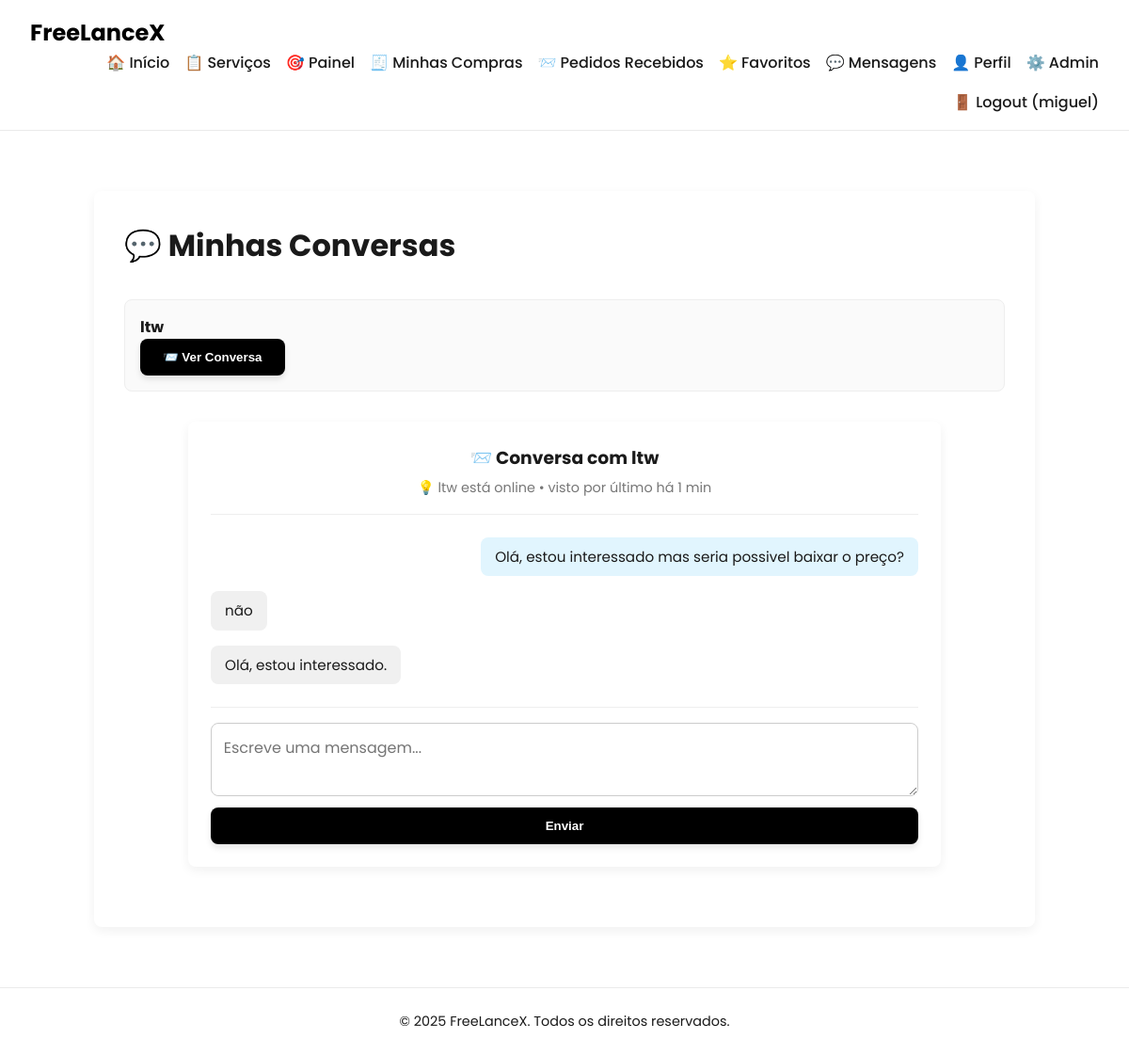
The app's page /pages/messages.php?user=9 (signed in) with its own data.
### tables this page shows
CREATE TABLE users (
    id INTEGER PRIMARY KEY AUTOINCREMENT,
    username TEXT NOT NULL UNIQUE,
    email TEXT NOT NULL UNIQUE,
    password_hash TEXT NOT NULL,
    is_admin INTEGER DEFAULT 0
);

CREATE TABLE messages (
    id INTEGER PRIMARY KEY AUTOINCREMENT,
    sender_id INTEGER NOT NULL,
    receiver_id INTEGER NOT NULL,
    content TEXT,
    timestamp TEXT DEFAULT CURRENT_TIMESTAMP,
    FOREIGN KEY(sender_id) REFERENCES users(id),
    FOREIGN KEY(receiver_id) REFERENCES users(id)
);

### pages/messages.php (the view, shortened to what this page needs)
<?php
require_once '../includes/db.php';
$user_id = $_SESSION['user_id'];
?>
<!DOCTYPE html>
<html lang="pt">
<?php include '../includes/head.php'; ?>
<link rel="stylesheet" href="/css/chat.css">
<body>
<?php include '../includes/header.php'; ?>
<main class="dashboard-container">
  <h2>💬 Minhas Conversas</h2>
  <?php
  $stmt = $db->prepare("
      SELECT u.id, u.username
      FROM users u
      WHERE u.id != :me
      AND (
          u.id IN (SELECT sender_id FROM messages WHERE receiver_id = :me)
          OR
          u.id IN (SELECT receiver_id FROM messages WHERE sender_id = :me)
      )
      GROUP BY u.id
      ORDER BY u.username
  ");
  $stmt->execute([':me' => $user_id]);
  $contacts = $stmt->fetchAll(PDO::FETCH_ASSOC);
  ?>
  <?php if (count($contacts) === 0): ?>
    <p>Ainda não tens mensagens com outros utilizadores.</p>
  <?php else: ?>
    <ul class="contacts-list">
      <?php foreach ($contacts as $contact): ?>
        <li class="service-item">
          <strong><?= htmlspecialchars($contact['username']) ?></strong><br>
          <a href="messages.php?user=<?= $contact['id'] ?>">
            <button class="primary-btn">📨 Ver Conversa</button>
          </a>
        </li>
      <?php endforeach; ?>
    </ul>
  <?php endif; ?>
  <?php
  if (isset($_GET['user']) && is_numeric($_GET['user'])):
      $other_id = (int) $_GET['user'];
      $stmt = $db->prepare("SELECT username FROM users WHERE id = :id");
      $stmt->execute([':id' => $other_id]);
      $other = $stmt->fetch(PDO::FETCH_ASSOC);
      if ($other):
          $stmt = $db->prepare("
              SELECT * FROM messages
              WHERE (sender_id = :me AND receiver_id = :other)
                 OR (sender_id = :other AND receiver_id = :me)
              ORDER BY timestamp
          ");
          $stmt->execute([':me' => $user_id, ':other' => $other_id]);
          $messages = $stmt->fetchAll(PDO::FETCH_ASSOC);
          ?>
          <div class="chat-container">
            <div class="chat-header">
              <h3>📨 Conversa com <?= htmlspecialchars($other['username']) ?></h3>
              <p class="chat-status">💡 <?= htmlspecialchars($other['username']) ?> está online • visto por último há 1 min</p>
            </div>
            <div id="chat-messages">
              <?php foreach ($messages as $msg): ?>
                <div class="message-bubble <?= $msg['sender_id'] == $user_id ? 'message-right' : 'message-left' ?>">
                  <?= nl2br(htmlspecialchars($msg['content'])) ?>
                </div>
              <?php endforeach; ?>
            </div>
            <form method="post" class="chat-form">
              <textarea name="message" rows="2" maxlength="1000" required placeholder="Escreve uma mensagem..."></textarea>
              <button type="submit" class="primary-btn">Enviar</button>
            </form>
          </div>
      <?php else: ?>
        <p>Utilizador não encontrado.</p>
      <?php endif; ?>
  <?php endif; ?>
</main>
<?php include '../includes/footer.php'; ?>
</body>
</html>

### css/style.css (style rules this page uses)
:root { --primary: #000000; --bg-light: #ffffff; --text-color: #1a1a1a; --accent: #0070f3; --radius: 8px; --transition: all 0.3s ease-in-out; }
* { margin: 0; padding: 0; box-sizing: border-box; }
body { font-family: 'Poppins', sans-serif; background-color: var(--bg-light); color: var(--text-color); line-height: 1.6; }
main { max-width: 1000px; margin: 4rem auto 2rem auto; padding: 2rem; }
.primary-btn { background: var(--primary); color: #fff; padding: 12px 24px; border-radius: var(--radius); font-weight: bold; border: none; cursor: pointer; transition: var(--transition); box-shadow: 0 4px 6px rgba(0,0,0,0.1); }
.dashboard-container { max-width: 1000px; margin: 4rem auto; padding: 2rem; background: #fff; border-radius: var(--radius); box-shadow: 0 4px 12px rgba(0, 0, 0, 0.06); }
.dashboard-container h2 { font-size: 2rem; margin-bottom: 1rem; }
.service-item { padding: 1.5rem; border: 1px solid #eee; border-radius: var(--radius); margin-bottom: 1.5rem; background: #fafafa; }

### css/chat.css (style rules this page uses)
.chat-container { margin: 2rem auto; max-width: 800px; background: #fff; border-radius: var(--radius); box-shadow: 0 4px 12px rgba(0, 0, 0, 0.06); padding: 1.5rem; }
.chat-header { margin-bottom: 1rem; text-align: center; }
.chat-header h3 { margin-bottom: 0.3rem; }
.chat-status { font-size: 0.9rem; color: #777; }
#chat-messages { max-height: 400px; overflow-y: auto; padding: 1rem 0; border-top: 1px solid #eee; border-bottom: 1px solid #eee; margin-bottom: 1rem; }
.message-bubble { display: inline-block; padding: 10px 15px; border-radius: var(--radius); max-width: 70%; font-size: 0.95rem; line-height: 1.4; margin: 0.5rem 0; clear: both; }
.message-left { background-color: #f0f0f0; float: left; text-align: left; }
.message-right { background-color: #e1f5fe; float: right; text-align: right; }
.chat-form { display: flex; flex-direction: column; gap: 0.75rem; margin-top: 1rem; }
.chat-form textarea { resize: vertical; padding: 0.8rem; border: 1px solid #ccc; border-radius: var(--radius); font-family: 'Poppins', sans-serif; font-size: 1rem; }
.contacts-list { margin: 2rem 0; list-style: none; padding-left: 0; }
.contacts-list li { padding: 1rem; border: 1px solid #eee; border-radius: var(--radius); margin-bottom: 1rem; background: #fafafa; }

### records on screen
users: username "ltw"
messages: content "Olá, estou interessado mas seria possivel baixar o preço?"
messages: content "não"
messages: content "Olá, estou interessado."

### other values on screen
$_SESSION['username'] "miguel"
